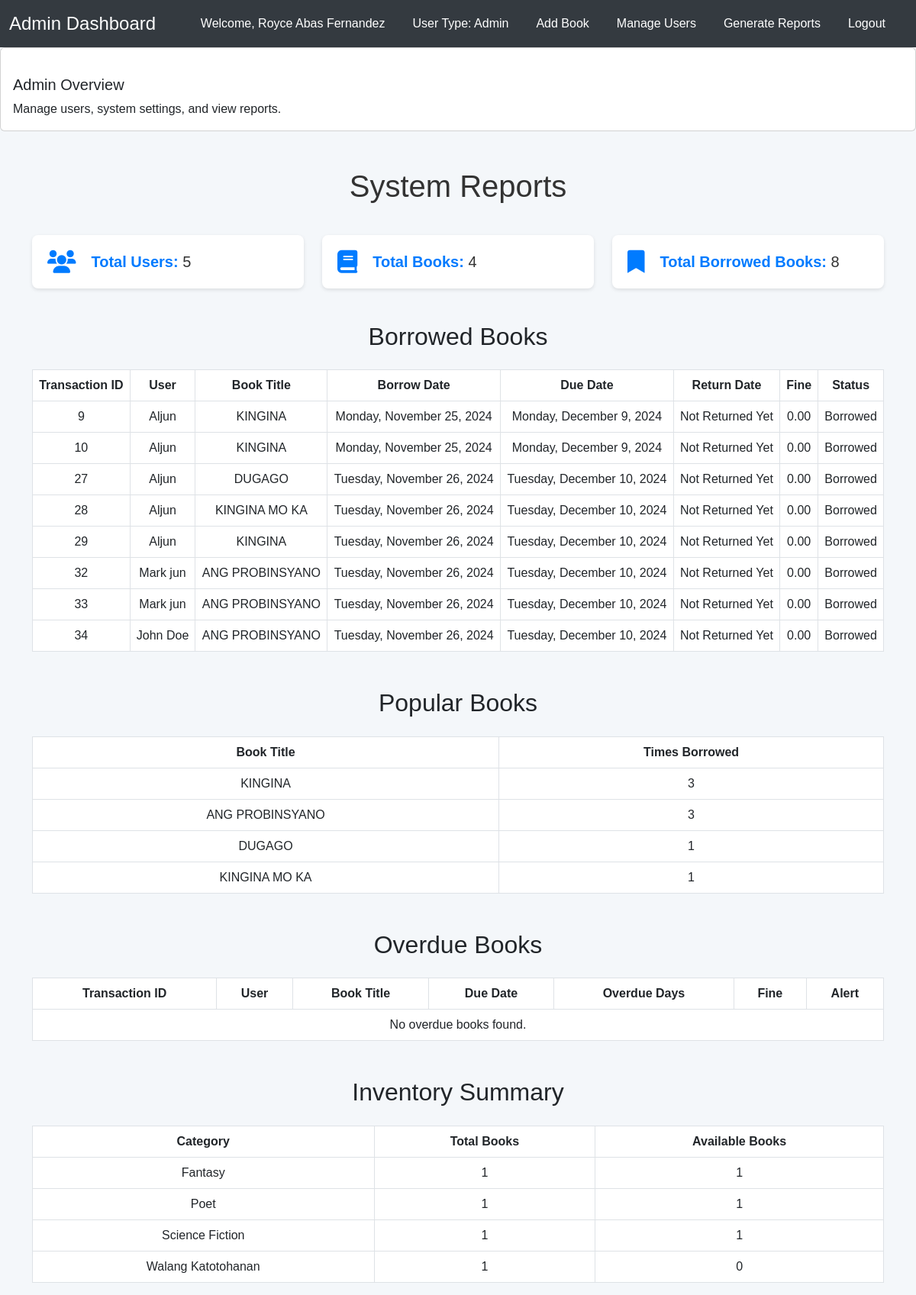
The page /reports.php (signed in) on the database its author committed.
### tables this page shows
CREATE TABLE `transactions` (
  `TransactionID` int(11) NOT NULL,
  `UserID` int(11) NOT NULL,
  `ResourceID` int(11) NOT NULL,
  `BorrowDate` datetime NOT NULL,
  `DueDate` datetime NOT NULL,
  `ReturnDate` datetime DEFAULT NULL,
  `Fine` decimal(10,2) DEFAULT 0.00,
  `Status` enum('Borrowed','Returned','Pending') DEFAULT NULL,
  `ApprovalDate` date DEFAULT NULL
);

CREATE TABLE `users` (
  `UserID` int(11) NOT NULL,
  `Name` varchar(100) DEFAULT NULL,
  `UserType` enum('student','faculty','admin','staff') NOT NULL,
  `MembershipID` varchar(50) NOT NULL,
  `ContactDetails` text DEFAULT NULL,
  `Password` varchar(255) DEFAULT NULL,
  `BorrowingLimit` int(11) DEFAULT NULL
);

CREATE TABLE `books` (
  `BookID` int(11) NOT NULL,
  `ResourceID` int(11) DEFAULT NULL,
  `Author` varchar(255) DEFAULT NULL,
  `ISBN` varchar(50) DEFAULT NULL,
  `Publisher` varchar(100) DEFAULT NULL,
  `Edition` varchar(50) DEFAULT NULL,
  `PublicationDate` date DEFAULT NULL,
  `Title` varchar(255) NOT NULL,
  `Genre` varchar(255) DEFAULT NULL,
  `AccessionNumber` varchar(50) NOT NULL,
  `Quantity` int(11) NOT NULL,
  `AvailableQuantity` int(11) NOT NULL
);

### reports.php (the view, shortened to what this page needs)
<?php
include 'db.php';
include 'navigation.php';
$totalUsers = $conn->query("SELECT COUNT(*) AS count FROM Users")->fetch_assoc()['count'];
$totalBooks = $conn->query("SELECT COUNT(*) AS count FROM Books")->fetch_assoc()['count'];
$totalBorrowedBooks = $conn->query("SELECT COUNT(*) AS count FROM Transactions WHERE Status = 'Borrowed'")->fetch_assoc()['count'];
$sql = "SELECT T.TransactionID, U.Name AS UserName, B.Title AS BookTitle,
            DATE_FORMAT(T.BorrowDate, '%W, %M %d, %Y') AS BorrowDate,
            DATE_FORMAT(T.DueDate, '%W, %M %d, %Y') AS DueDate,
            IFNULL(DATE_FORMAT(T.ReturnDate, '%W, %M %d, %Y'), 'Not Returned Yet') AS ReturnDate,
            T.Fine, T.Status
        FROM Transactions T
        JOIN Users U ON T.UserID = U.UserID
        JOIN Books B ON T.ResourceID = B.ResourceID
        WHERE T.Status = 'Borrowed'";
$popularBooksSql = "SELECT B.Title, COUNT(T.TransactionID) AS BorrowCount
                    FROM Transactions T
                    JOIN Books B ON T.ResourceID = B.ResourceID
                    WHERE T.Status = 'Borrowed'
                    GROUP BY B.ResourceID
                    ORDER BY BorrowCount DESC
                    LIMIT 5";
$overdueBooksSql = "
    SELECT T.TransactionID, U.Name AS UserName, B.Title AS BookTitle,
        DATE_FORMAT(T.DueDate, '%W, %M %d, %Y') AS DueDate,
        T.Fine,
        DATEDIFF(CURDATE(), T.DueDate) AS OverdueDays
    FROM Transactions T
    JOIN Users U ON T.UserID = U.UserID
    JOIN Books B ON T.ResourceID = B.ResourceID
    WHERE T.Status = 'Borrowed'
    AND T.DueDate < CURDATE()
    AND T.ReturnDate IS NULL
    AND (
        (U.UserType = 'student' AND
            (SELECT COUNT(*) FROM Transactions T2 WHERE T2.UserID = U.UserID AND T2.Status = 'Borrowed') > 3)
        OR
        (U.UserType = 'faculty' AND
            (SELECT COUNT(*) FROM Transactions T2 WHERE T2.UserID = U.UserID AND T2.Status = 'Borrowed') > 5)
    )";
$inventorySummarySql = "SELECT B.Genre, COUNT(*) AS TotalBooks, SUM(CASE WHEN B.AvailableQuantity > 0 THEN 1 ELSE 0 END) AS AvailableBooks
                        FROM Books B
                        GROUP BY B.Genre";
$result = $conn->query($sql);
$popularBooksResult = $conn->query($popularBooksSql);
$overdueBooksResult = $conn->query($overdueBooksSql);
$inventorySummaryResult = $conn->query($inventorySummarySql);
?>
<!DOCTYPE html>
<html lang="en">
<head>
    <link href="https://cdn.jsdelivr.net/npm/bootstrap@5.3.0-alpha1/dist/css/bootstrap.min.css" rel="stylesheet">
    <link rel="stylesheet" href="https://cdnjs.cloudflare.com/ajax/libs/font-awesome/6.0.0-beta3/css/all.min.css">
</head>
<body>
    <div class="container mt-5">
        <h1>System Reports</h1>
        <div class="row mb-4">
            <div class="col-md-4">
                <div class="stat">
                    <i class="fas fa-users"></i>
                    <div>
                        <strong>Total Users:</strong> <?php echo $totalUsers; ?>
                    </div>
                </div>
            </div>
            <div class="col-md-4">
                <div class="stat">
                    <i class="fas fa-book"></i>
                    <div>
                        <strong>Total Books:</strong> <?php echo $totalBooks; ?>
                    </div>
                </div>
            </div>
            <div class="col-md-4">
                <div class="stat">
                    <i class="fas fa-bookmark"></i>
                    <div>
                        <strong>Total Borrowed Books:</strong> <?php echo $totalBorrowedBooks; ?>
                    </div>
                </div>
            </div>
        </div>
        <h2 class="text-center">Borrowed Books</h2>
        <table class="table table-bordered mt-4">
            <thead>
                <tr>
                    <th>Transaction ID</th>
                    <th>User</th>
                    <th>Book Title</th>
                    <th>Borrow Date</th>
                    <th>Due Date</th>
                    <th>Return Date</th>
                    <th>Fine</th>
                    <th>Status</th>
                </tr>
            </thead>
            <tbody>
                <?php if ($result->num_rows > 0): ?>
                    <?php while ($row = $result->fetch_assoc()): ?>
                        <tr>
                            <td><?php echo $row['TransactionID']; ?></td>
                            <td><?php echo $row['UserName']; ?></td>
                            <td><?php echo $row['BookTitle']; ?></td>
                            <td><?php echo date('l, F j, Y', strtotime($row['BorrowDate'])); ?></td>
                            <td><?php echo date('l, F j, Y', strtotime($row['DueDate'])); ?></td>
                            <td>
                                <?php
                                    if ($row['ReturnDate'] != 'Not Returned Yet') {
                                        echo "Returned";
                                    } else {
                                        echo $row['ReturnDate'];
                                    }
                                ?>
                            </td>
                            <td><?php echo number_format($row['Fine'], 2); ?></td>
                            <td><?php echo $row['Status']; ?></td>
                        </tr>
                    <?php endwhile; ?>
                <?php else: ?>
                    <tr>
                        <td colspan="8" class="text-center">No borrowed books found.</td>
                    </tr>
                <?php endif; ?>
            </tbody>
        </table>
        <h2 class="text-center mt-5">Popular Books</h2>
        <table class="table table-bordered mt-4">
            <thead>
                <tr>
                    <th>Book Title</th>
                    <th>Times Borrowed</th>
                </tr>
            </thead>
            <tbody>
                <?php if ($popularBooksResult->num_rows > 0): ?>
                    <?php while ($row = $popularBooksResult->fetch_assoc()): ?>
                        <tr>
                            <td><?php echo $row['Title']; ?></td>
                            <td><?php echo $row['BorrowCount']; ?></td>
                        </tr>
                    <?php endwhile; ?>
                <?php else: ?>
                    <tr>
                        <td colspan="2" class="text-center">No popular books found.</td>
                    </tr>
                <?php endif; ?>
            </tbody>
        </table>
        <h2 class="text-center mt-5">Overdue Books</h2>
        <table class="table table-bordered mt-4">
            <thead>
                <tr>
                    <th>Transaction ID</th>
                    <th>User</th>
                    <th>Book Title</th>
                    <th>Due Date</th>
                    <th>Overdue Days</th>
                    <th>Fine</th>
                    <th>Alert</th>
                </tr>
            </thead>
            <tbody>
                <?php if ($overdueBooksResult->num_rows > 0): ?>
                    <?php while ($row = $overdueBooksResult->fetch_assoc()): ?>
                        <tr>
                            <td><?php echo $row['TransactionID']; ?></td>
                            <td><?php echo $row['UserName']; ?></td>
                            <td><?php echo $row['BookTitle']; ?></td>
                            <td><?php echo date('l, F j, Y', strtotime($row['DueDate'])); ?></td>
                            <td><?php echo $row['OverdueDays']; ?> days</td>
                            <td><?php echo number_format($row['Fine'], 2); ?></td>
                            <td>
                                <?php
                                    if ($row['OverdueDays'] > 10) {
                                        echo '<span class="text-danger"><strong>Critical!</strong></span>';
                                    } elseif ($row['Fine'] > 20) {
                                        echo '<span class="text-warning"><strong>High Fine!</strong></span>';
                                    } else {
                                        echo 'Normal';
                                    }
                                ?>
                            </td>
                        </tr>
                    <?php endwhile; ?>
                <?php else: ?>
                    <tr>
                        <td colspan="7" class="text-center">No overdue books found.</td>
                    </tr>
                <?php endif; ?>
            </tbody>
        </table>
        <h2 class="text-center mt-5">Inventory Summary</h2>
        <table class="table table-bordered mt-4">
            <thead>
                <tr>
                    <th>Category</th>
                    <th>Total Books</th>
                    <th>Available Books</th>
                </tr>
            </thead>
            <tbody>
                <?php if ($inventorySummaryResult->num_rows > 0): ?>
                    <?php while ($row = $inventorySummaryResult->fetch_assoc()): ?>
                        <tr>
                            <td><?php echo $row['Genre']; ?></td>
                            <td><?php echo $row['TotalBooks']; ?></td>
                            <td><?php echo $row['AvailableBooks']; ?></td>
                        </tr>
                    <?php endwhile; ?>
                <?php else: ?>
                    <tr>
                        <td colspan="3" class="text-center">No inventory data available.</td>
                    </tr>
                <?php endif; ?>
            </tbody>
        </table>
    </div>
</body>
</html>

### navigation.php (style rules this page uses)
body { margin: 0; padding: 0; font-family: Arial, sans-serif; background-color: #f8f9fa; }

### reports.php (style rules this page uses)
body { font-family: Arial, sans-serif; background-color: #f4f7fa; }
h1 { color: #333; text-align: center; margin-bottom: 40px; }
.stat { display: flex; align-items: center; background-color: #fff; border-radius: 8px; padding: 20px; margin-bottom: 20px; box-shadow: 0 2px 5px rgba(0, 0, 0, 0.1); }
.stat i { font-size: 30px; color: #007BFF; margin-right: 20px; }
.stat div { font-size: 20px; color: #333; }
.stat strong { font-weight: bold; color: #007BFF; }
.table th, .table td { text-align: center; }

### rows shown on the page
transactions: TransactionID "9", UserID.Name "Aljun", books.Title "KINGINA", BorrowDate "Monday, November 25, 2024", DueDate "Monday, December 9, 2024", ReturnDate "Not Returned Yet", Fine "0.00", Status "Borrowed"
transactions: TransactionID "10", UserID.Name "Aljun", books.Title "KINGINA", BorrowDate "Monday, November 25, 2024", DueDate "Monday, December 9, 2024", ReturnDate "Not Returned Yet", Fine "0.00", Status "Borrowed"
transactions: TransactionID "27", UserID.Name "Aljun", books.Title "DUGAGO", BorrowDate "Tuesday, November 26, 2024", DueDate "Tuesday, December 10, 2024", ReturnDate "Not Returned Yet", Fine "0.00", Status "Borrowed"
transactions: TransactionID "28", UserID.Name "Aljun", books.Title "KINGINA MO KA", BorrowDate "Tuesday, November 26, 2024", DueDate "Tuesday, December 10, 2024", ReturnDate "Not Returned Yet", Fine "0.00", Status "Borrowed"
transactions: TransactionID "29", UserID.Name "Aljun", books.Title "KINGINA", BorrowDate "Tuesday, November 26, 2024", DueDate "Tuesday, December 10, 2024", ReturnDate "Not Returned Yet", Fine "0.00", Status "Borrowed"
transactions: TransactionID "32", UserID.Name "Mark jun", books.Title "ANG PROBINSYANO", BorrowDate "Tuesday, November 26, 2024", DueDate "Tuesday, December 10, 2024", ReturnDate "Not Returned Yet", Fine "0.00", Status "Borrowed"
transactions: TransactionID "33", UserID.Name "Mark jun", books.Title "ANG PROBINSYANO", BorrowDate "Tuesday, November 26, 2024", DueDate "Tuesday, December 10, 2024", ReturnDate "Not Returned Yet", Fine "0.00", Status "Borrowed"
transactions: TransactionID "34", UserID.Name "John Doe", books.Title "ANG PROBINSYANO", BorrowDate "Tuesday, November 26, 2024", DueDate "Tuesday, December 10, 2024", ReturnDate "Not Returned Yet", Fine "0.00", Status "Borrowed"

### other values the page prints
$userType "Admin"
$userName "Royce Abas Fernandez"
$totalUsers "5"
$totalBooks "4"
$totalBorrowedBooks "8"
$row['Title'] "KINGINA"
$row['BorrowCount'] "3"
$row['Title'] "ANG PROBINSYANO"
$row['Title'] "DUGAGO"
$row['BorrowCount'] "1"
$row['Title'] "KINGINA MO KA"
$row['Genre'] "Fantasy"
$row['TotalBooks'] "1"
$row['AvailableBooks'] "1"
$row['Genre'] "Poet"
